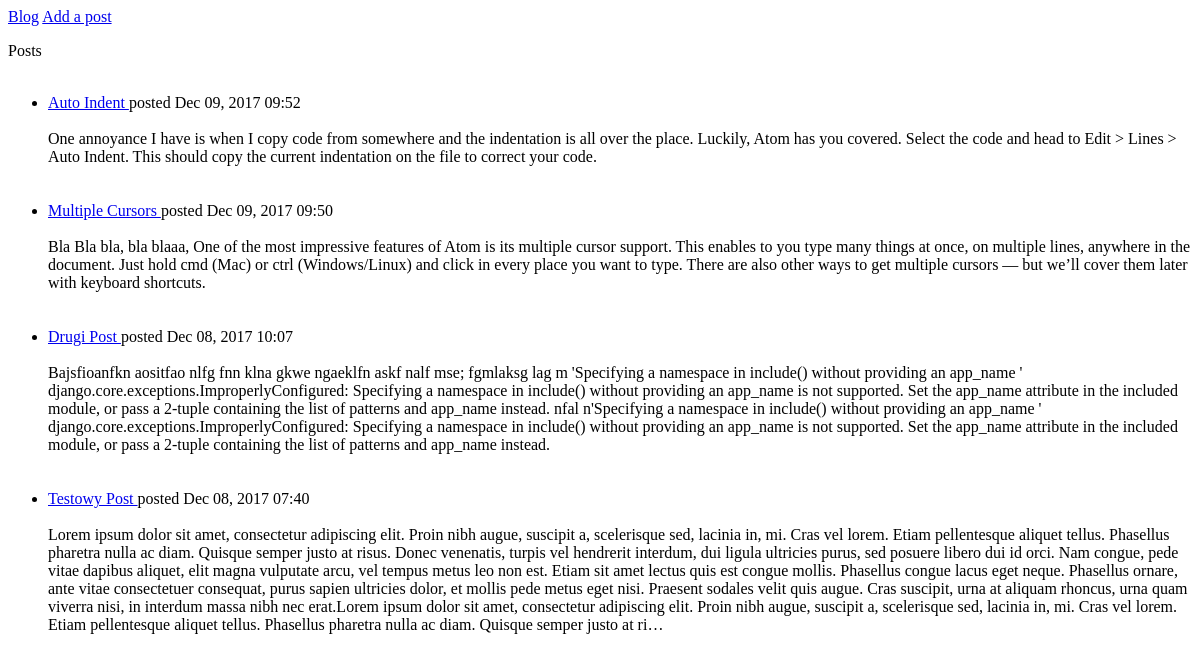
Before: / with the older database file.
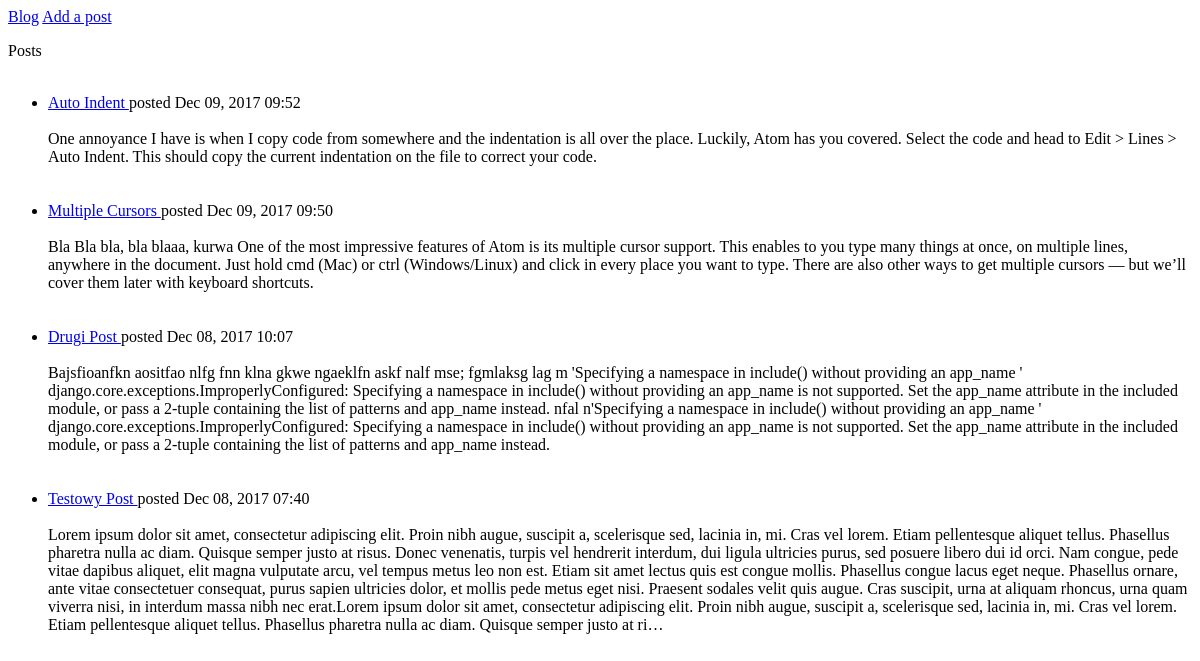
After: the same page with the newer database file.
### blogs/models.py (models this page shows, shortened)
class BlogPost(models.Model):
    title = models.CharField(max_length=50)
    text = models.TextField()
    date_added = models.DateTimeField(auto_now_add=True)

### blogs/views.py (the view)
# urls.py: url(r'^$', views.index, name='index'),
def index(request):
    posts = BlogPost.objects.all()
    posts = posts.order_by('-date_added')
    context = {'posts' : posts}
    return render(request, 'blogs/index.html', context)

### blogs/templates/blogs/index.html
{% extends "blogs/base.html" %}
{% block content %}
  <p>Posts</p>
  <ul>
    {% for post in posts %}
      <br>
      <li><a href="{% url 'blogs:post' post.id %}"> {{ post.title }} </a> posted {{ post.date_added|date:'M d, Y H:i' }} </li>
      <br>
      {{ post.text|truncatechars:1000 }}
      <br>
      <br>
    {% empty %}
      <li>No posts ;( </li>
    {% endfor %}
  </ul>
{% endblock content %}

Changed rows visible on the page:
changed BlogPost "Multiple Cursors": text "…Bla bla, bla blaaa, One of the most…" → "…Bla bla, bla blaaa, kurwa One of the most…"
